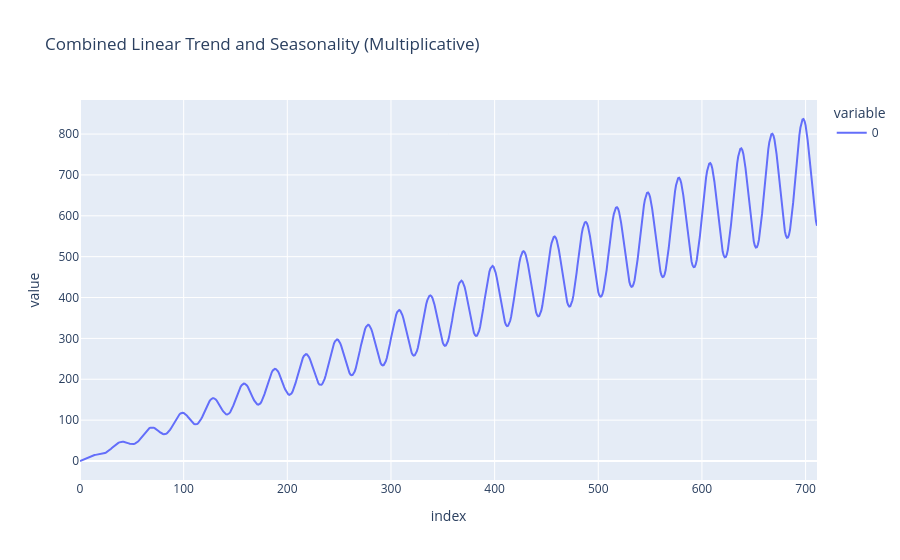

The cell this chart's notebook holds for it:
### Code cell
# we can also multiply them
combined_mult = linear_trend * (1 + seasonality / 100)
fig = px.line(combined_mult, title='Combined Linear Trend and Seasonality (Multiplicative)')
fig.show()

### Figure 1 — Plotly figure (JSON) as saved in the notebook; plotly's stock layout.template omitted (floating-point values rounded to 4 significant figures; data arrays with more than 128 entries replaced by an {"elided": "..."} marker saying what was removed)
{"data": [{"hovertemplate": "variable=0<br>index=%{x}<br>value=%{y}<extra></extra>", "legendgroup": "0", "line": {"color": "#636efa", "dash": "solid"}, "marker": {"symbol": "circle"}, "mode": "lines", "name": "0", "orientation": "v", "showlegend": true, "type": "scatter", "x": {"elided": "712 int values"}, "xaxis": "x", "y": {"elided": "712 float values"}, "yaxis": "y"}], "layout": {"legend": {"title": {"text": "variable"}, "tracegroupgap": 0}, "title": {"text": "Combined Linear Trend and Seasonality (Multiplicative)"}, "xaxis": {"anchor": "y", "domain": [0, 1], "title": {"text": "index"}}, "yaxis": {"anchor": "x", "domain": [0, 1], "title": {"text": "value"}}}}
